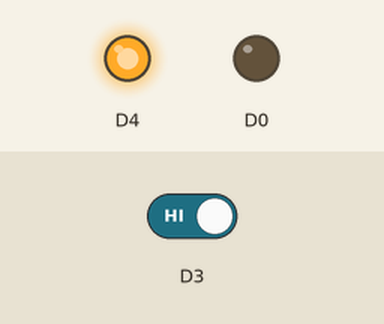
Bench run of a sketch on a simulated ESP8266 (NodeMCU). On the bench: output pins drawn as LEDs (lit = HIGH). The inputs (shaded band) are chosen by the test bench; at power-on: D3 HIGH.

Above: at 1.2 s.
1.3 s: D3 driven LOW
At 2.5 s:
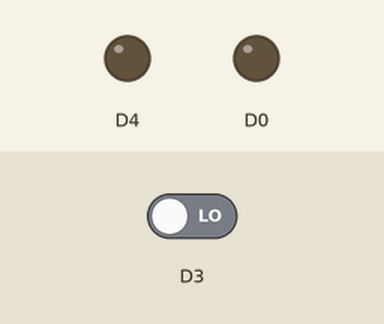
2.8 s: D3 driven HIGH
At 3.7 s:
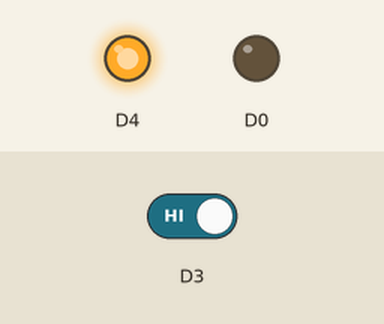
Timing chart, 0 to 5.8 s (numbered marks = the images above; inputs shaded):
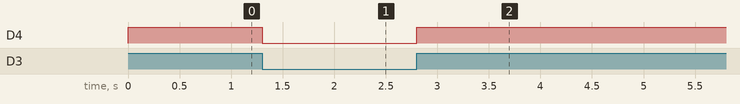

Measured:
- after the input at 1.3 s, D4: HIGH → LOW at once
- after the input at 2.8 s, D4: LOW → HIGH at once

The sketch:

led_button.ino
```cpp
void setup() {
  pinMode(D4, OUTPUT); /* antenna LED */
  pinMode(D0, OUTPUT); /* cable LED */


  pinMode(D3, INPUT); /* FLASH Button */

}

void loop() {
  int st = digitalRead(D3); /* Read FLASH button */
  digitalWrite(D4, st);

}
```
